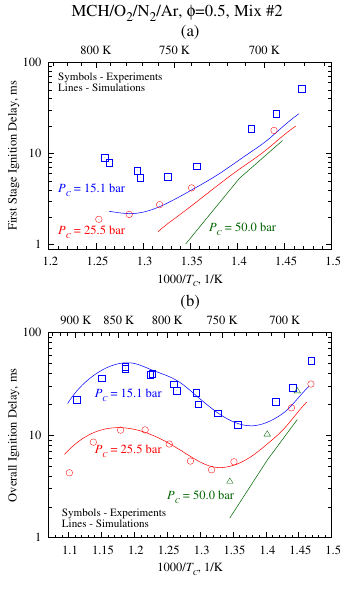

Source code (gnuplot):
reset
set term postscript enhanced eps font "Times-Roman,18" color size 9cm,7cm
unset key
set xlabel "1000/{/Times-Italic T_{/*0.75 C}}, 1/K"
set logscale y
set mxtics
set mx2tics 5
set xtics scale 1.25,0.75 nomirror

inv2k(x) = 1000./x
set x2tics ("" inv2k(600)) scale 1.25,0.75
do for [temp=650:950:50] {
t = sprintf("%g K",temp)
set x2tics add (t inv2k(temp))
set x2tics add ("" inv2k(temp+10) 1)
set x2tics add ("" inv2k(temp+20) 1)
set x2tics add ("" inv2k(temp+30) 1)
set x2tics add ("" inv2k(temp+40) 1)
}

set ytics scale 1.25, 0.75
#set multiplot layout 2,1 title "{/=24 MCH/O_{2}/N_{2}/Ar, {/Symbol f}=0.5, Mix #2}"
#set tmargin 4
set label 1 "{/Times-Italic P_{/*0.75 C}} = 15.1 bar" tc rgb "blue" 
set label 2 "{/Times-Italic P_{/*0.75 C}} = 25.5 bar" tc rgb "red"
set label 3 "{/Times-Italic P_{/*0.75 C}} = 50.0 bar" tc rgb "#006400"
set label 4 "Symbols - Experiments\n\Lines - Simulations" font ",16"
#
set output "mch-model-2-first.eps"
#set title "{/=24 (a)}" offset 0,-1
set ylabel "First Stage Ignition Delay, ms" offset 2
set xrange [1.2:1.5]

set yrange [0.9:100]
set label 1 at first 1.21,4
set label 2 at first 1.21,1.4
set label 3 at first  1.37,1.5
set label 4 at first 1.21,70
plot "Mix 2 15 bar Expt.txt" using 2:3 with points pt 4 ps 1.5 lc rgb "blue",\
     "Mix 2 15 bar.txt" using 2:4 smooth csplines with lines lt 1 lw 1.5 lc rgb "blue",\
     "Mix 2 25 bar Expt.txt" using 2:3 with points pt 6 ps 1.5 lc rgb "red",\
     "Mix 2 25 bar.txt" using 2:4 smooth csplines with lines lt 1 lw 1.5 lc rgb "red",\
     "phi=0.5 50 bar.txt" using 1:4 with points pt 8 ps 1.5 lc rgb "#006400",\
     "phi=0.5 50 bar.txt" using 1:7 with lines lt 1 lw 1.5 lc rgb "#006400"
#
set output
#set tmargin 2.5
#
set output "mch-model-2-over.eps"
#set title "{/=24 (b)}"
set ylabel "Overall Ignition Delay, ms" offset 2
set xrange [1.07:1.5]

set yrange [1:100]
set label 1 at first 1.14,25
set label 2 at first 1.14,7
set label 3 at first 1.25,2.5
set label 4 at first 1.09,1.75
plot "Mix 2 15 bar Expt.txt" using 2:4 with points lc rgb "blue" pt 4 ps 1.5,\
     "Mix 2 15 bar.txt" using 2:3 smooth csplines with lines lw 1.5 lc rgb "blue" lt 1,\
     "Mix 2 25 bar Expt.txt" using 2:4 with points pt 6 ps 1.5 lc rgb "red",\
     "Mix 2 25 bar.txt" using 2:3 smooth csplines with lines lt 1 lw 1.5 lc rgb "red",\
     "phi=0.5 50 bar.txt" using 1:2 with points pt 8 ps 1.5 lc rgb "#006400",\
     "phi=0.5 50 bar.txt" using 1:6 with lines lt 1 lw 1.5 lc rgb "#006400"
set output
